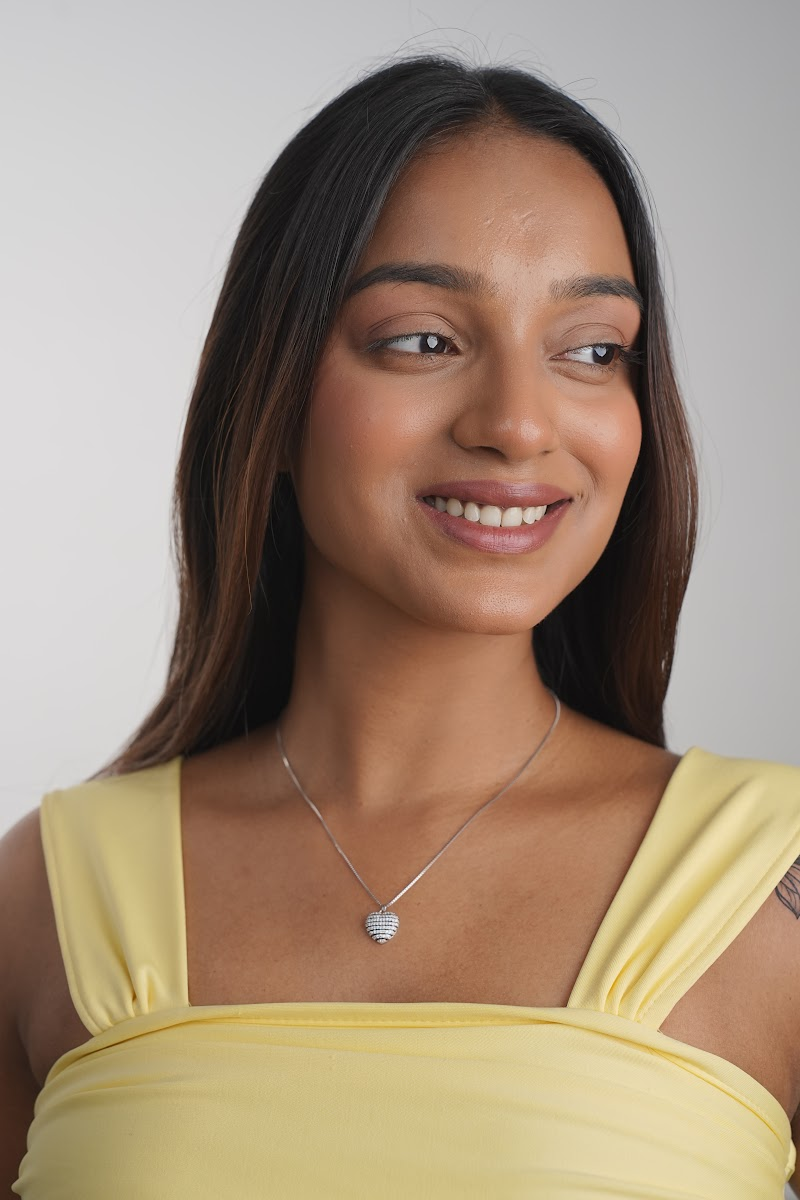
#> input picture jewellery-design-html-dist/model_candidates_thumbs/model_1_solitaire_heart_yellow_dress.jpg, 800 x 1200 px, found by its file name
$ python test_dark_luxury_blend.py
#> lines starting #> are read from the running program, lines starting #| are printed output that depends on the picture; after the words box and inside, x2 and y2 are one past the last pixel; in counts of white or black regions, pixels touching at a corner belong together
import os
from PIL import Image, ImageEnhance, ImageFilter
import numpy as np

src_path = 'scratch/chosen_hero_models/model_1_solitaire_heart_yellow_dress.jpg'
img = Image.open(src_path).convert('RGB')
#> img is the input picture: PIL image 800x1200 RGB; mean R, G, B 162.4, 142.1, 122.1
w, h = img.size
#> w = 800; h = 1200

# Convert to HSV or inspect pixels
arr = np.array(img, dtype=np.float32)
r, g, b = arr[:, :, 0], arr[:, :, 1], arr[:, :, 2]

# Saturation and brightness
mx = np.maximum(np.maximum(r, g), b)
mn = np.minimum(np.minimum(r, g), b)
sat = np.where(mx > 0, (mx - mn) / mx, 0)
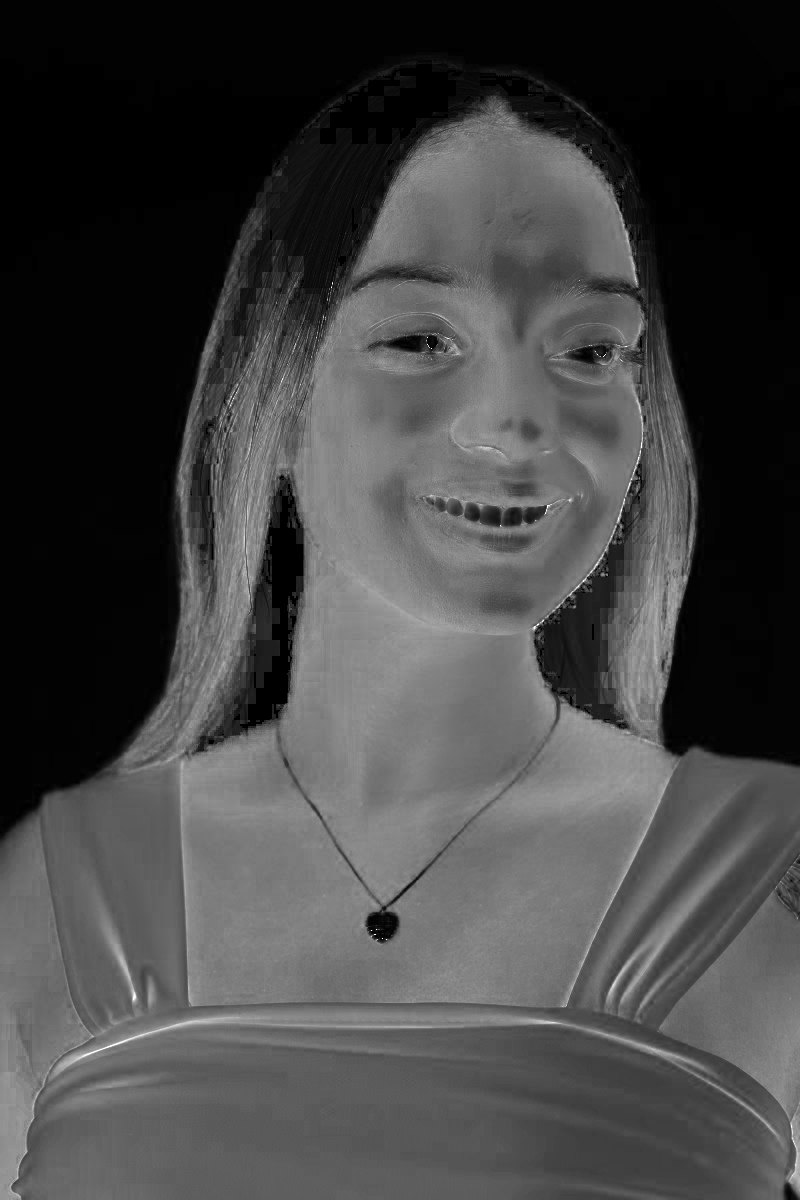
#> sat: shape (1200, 800) float32; min 0, max 1, mean 0.27
val = mx

# The studio wall has low saturation (sat < 0.12) and high brightness (val > 150)
wall_mask = (sat < 0.12) & (val > 140)
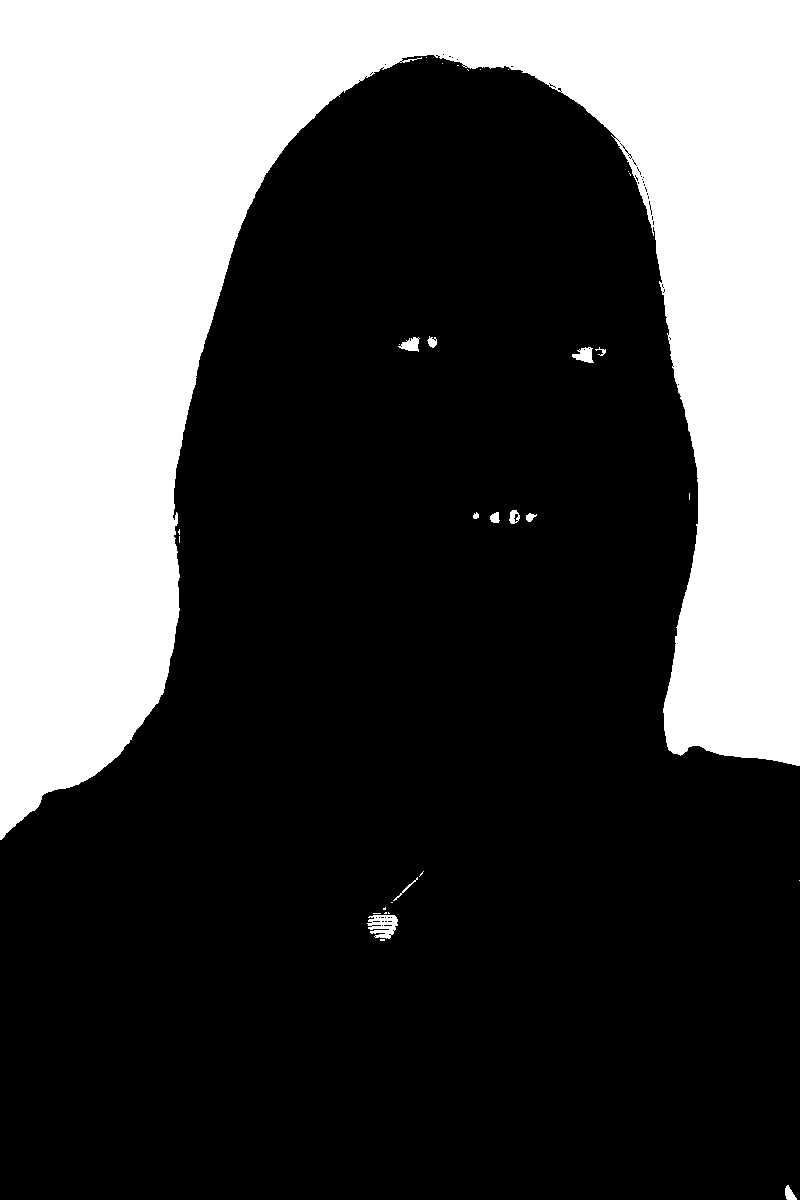
#> wall_mask: shape (1200, 800) bool; 31.2% white; 32 white regions (20 under 20 px), largest, box (x1, y1, x2, y2) and area: (0, 0, 800, 840) 298303, (367, 915, 398, 939) 493, (572, 347, 594, 363) 216

# Smooth the mask to avoid harsh edges
wall_mask_img = Image.fromarray((wall_mask * 255).astype(np.uint8)).filter(ImageFilter.GaussianBlur(15))
wall_mask_arr = np.array(wall_mask_img, dtype=np.float32) / 255.0

# Create luxury dark bronze-espresso studio wall: RGB (28, 22, 16) with subtle warm glow
target_bg = np.zeros_like(arr)
# Top-left darker (20, 16, 12), near model warm bronze glow (45, 34, 24)
for row in range(h):
    for col in range(w):
        factor = col / float(w)
        target_bg[row, col, 0] = 22 + factor * 25
        target_bg[row, col, 1] = 18 + factor * 20
        target_bg[row, col, 2] = 14 + factor * 16
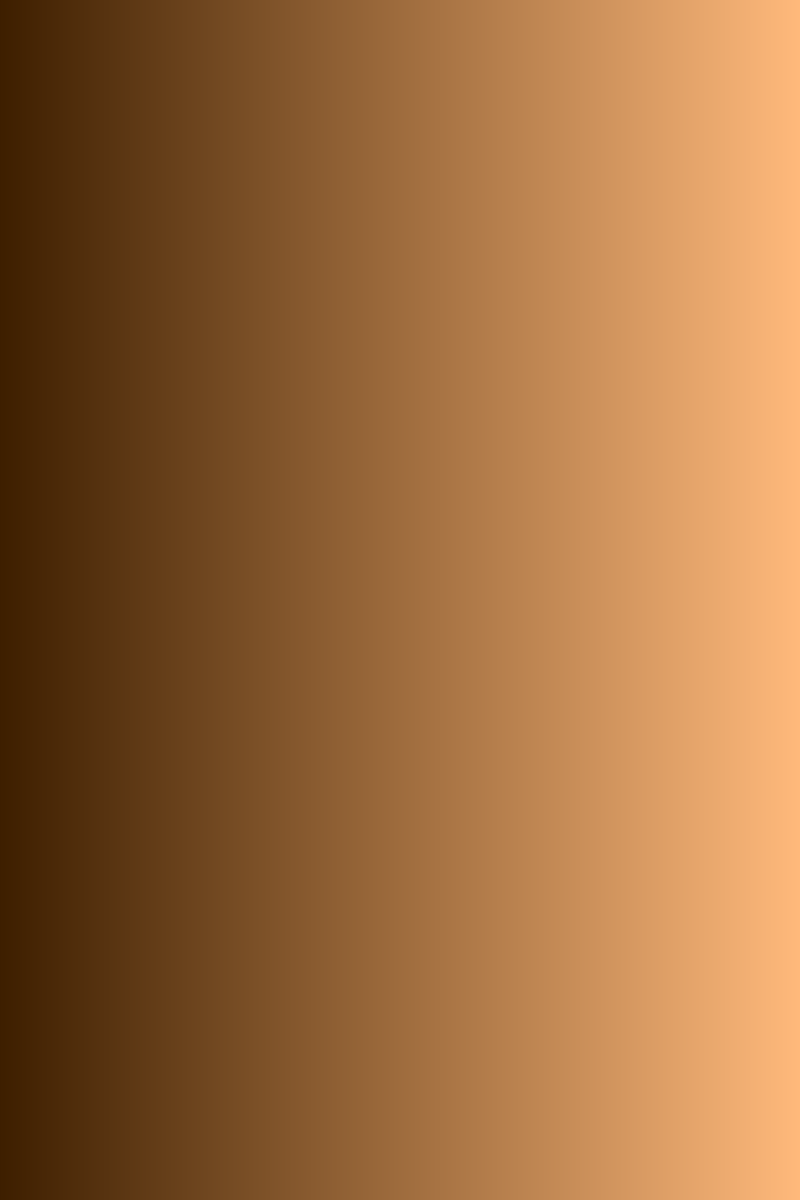
#> target_bg: shape (1200, 800, 3) float32; mean of channels 0, 1, 2 34.5, 28, 22; drawn with min black and max white

# Blend wall with target_bg
enhanced_arr = arr * (1.0 - wall_mask_arr[:, :, None]) + target_bg * wall_mask_arr[:, :, None]
enhanced_img = Image.fromarray(np.clip(enhanced_arr, 0, 255).astype(np.uint8))

# Save enhanced vertical image
enhanced_img.save('scratch/hero_test/model_1_dark_luxury_mob.jpg', quality=95)

# --- Now Desktop Horizontal (1376 x 768) ---
model_h = 768
model_w = int(w * (model_h / h))
#> model_w = 512
model_resized = enhanced_img.resize((model_w, model_h), Image.Resampling.LANCZOS)

# Create 1376x768 widescreen canvas with matching dark espresso gradient
pc_arr = np.zeros((768, 1376, 3), dtype=np.uint8)
for x in range(1376):
    factor = x / 1375.0
    pc_arr[:, x, 0] = int(18 + factor * 29)
    pc_arr[:, x, 1] = int(14 + factor * 24)
    pc_arr[:, x, 2] = int(10 + factor * 20)

desktop_canvas = Image.fromarray(pc_arr)

# Feather paste
feather_px = 160
mask = np.ones((model_h, model_w), dtype=np.float32)
for col in range(feather_px):
    mask[:, col] = (col / float(feather_px)) ** 1.3

mask_img = Image.fromarray((mask * 255).astype(np.uint8))
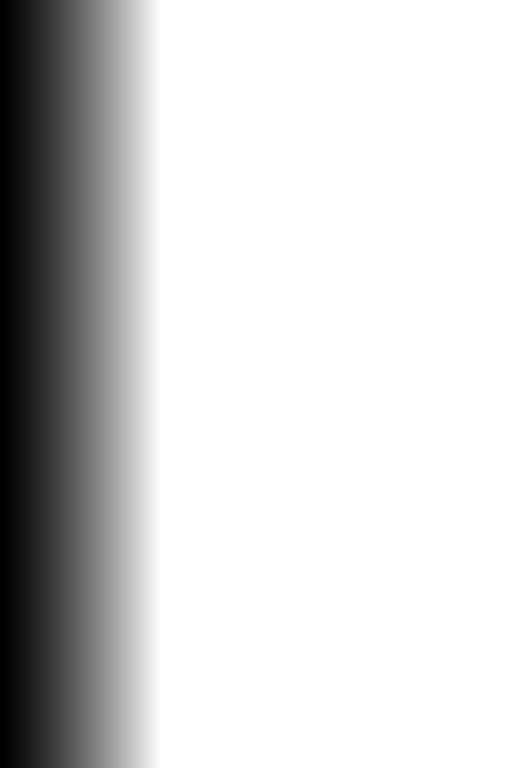
#> mask_img: PIL image 512x768 L; min 0, max 255, mean 209.6
desktop_canvas.paste(model_resized, (1376 - model_w, 0), mask_img)
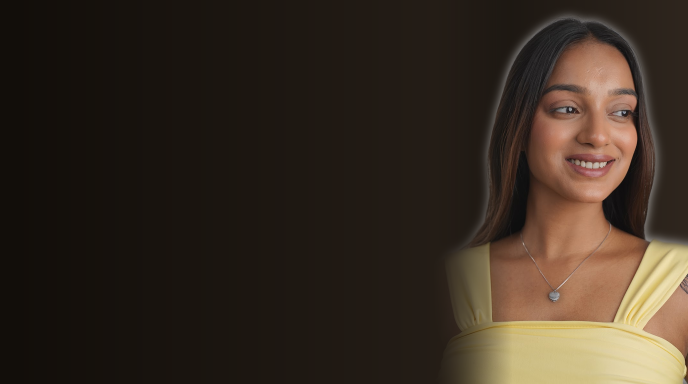
#> desktop_canvas: PIL image 1376x768 RGB (shown at 1/2 size); mean R, G, B 56, 44.6, 33.8

desktop_canvas.save('scratch/hero_test/model_1_dark_luxury_pc.jpg', quality=95)
print("Saved dark luxury test!")

$ run again, with jewellery-design-html-dist/model_candidates_thumbs/DSC02724.JPG copied over jewellery-design-html-dist/model_candidates_thumbs/model_1_solitaire_heart_yellow_dress.jpg
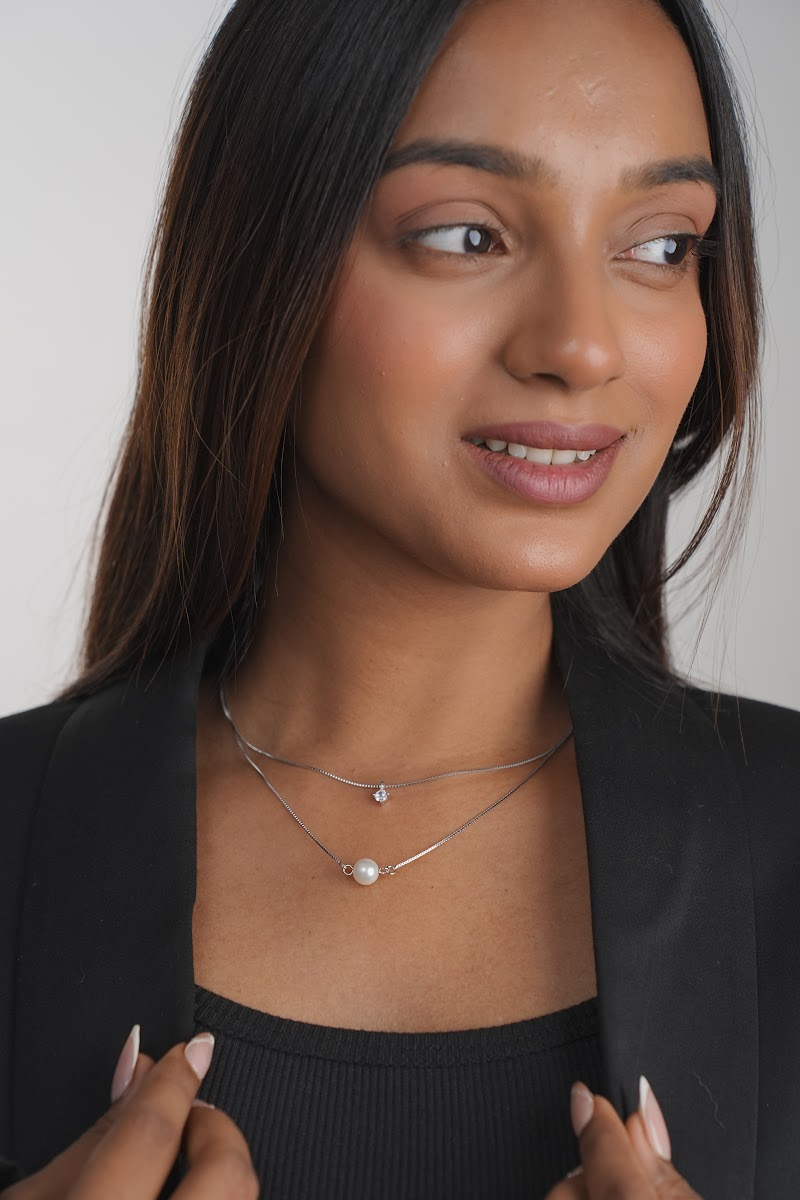
#> input picture jewellery-design-html-dist/model_candidates_thumbs/DSC02724.JPG, 800 x 1200 px, found by its file name
#> img is the input picture: PIL image 800x1200 RGB; mean R, G, B 106.5, 86.8, 78
#> `wall_mask = (sat < 0.12) & (val > 140)`:
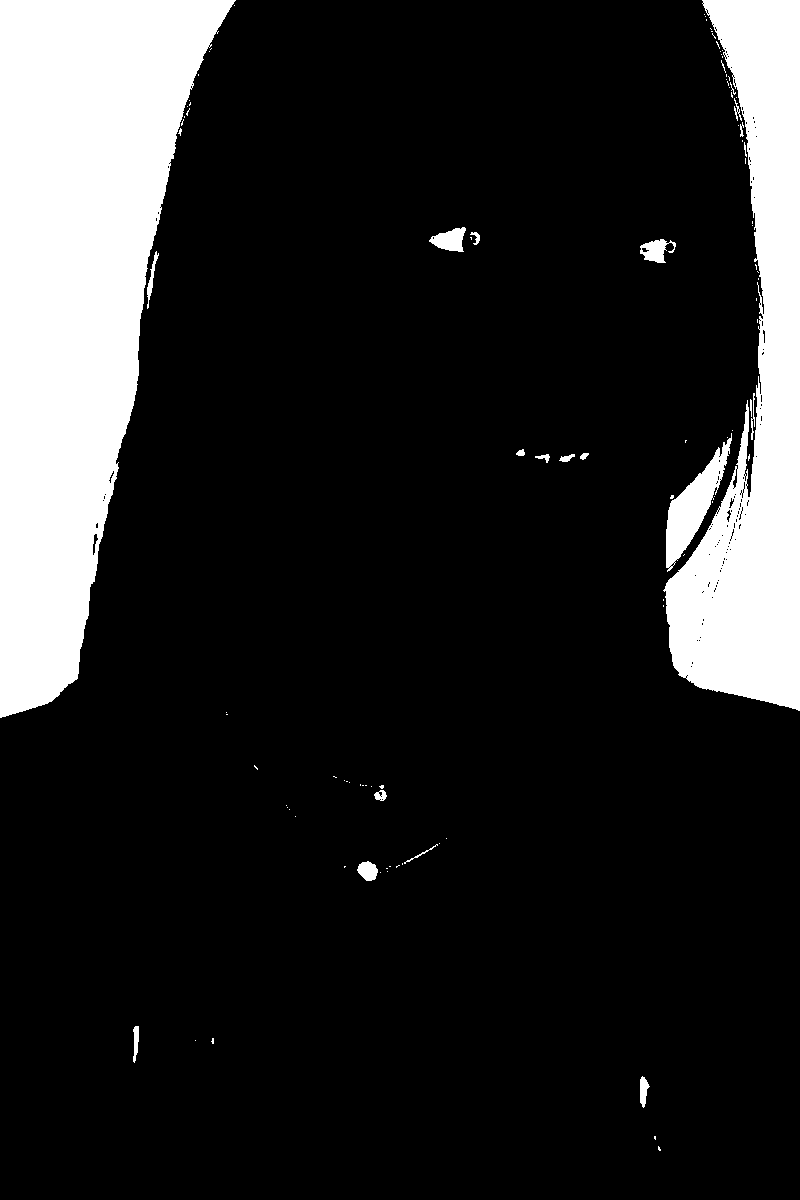
#> wall_mask: shape (1200, 800) bool; 16% white; 102 white regions (81 under 20 px), largest, box (x1, y1, x2, y2) and area: (0, 0, 236, 718) 97971, (663, 0, 800, 711) 49750, (666, 433, 732, 572) 3107
#> `desktop_canvas.paste(model_resized, (1376 - model_w, 0), mask_img)`:
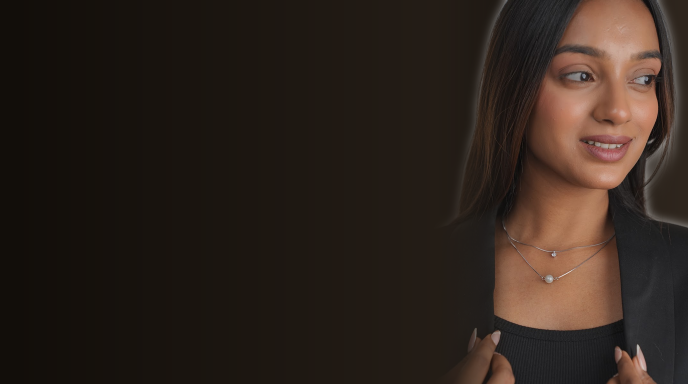
#> desktop_canvas: PIL image 1376x768 RGB (shown at 1/2 size); mean R, G, B 46.7, 35.6, 28.5

$ run again, with jewellery-design-html-dist/model_candidates_thumbs/DSC02725.JPG copied over jewellery-design-html-dist/model_candidates_thumbs/model_1_solitaire_heart_yellow_dress.jpg
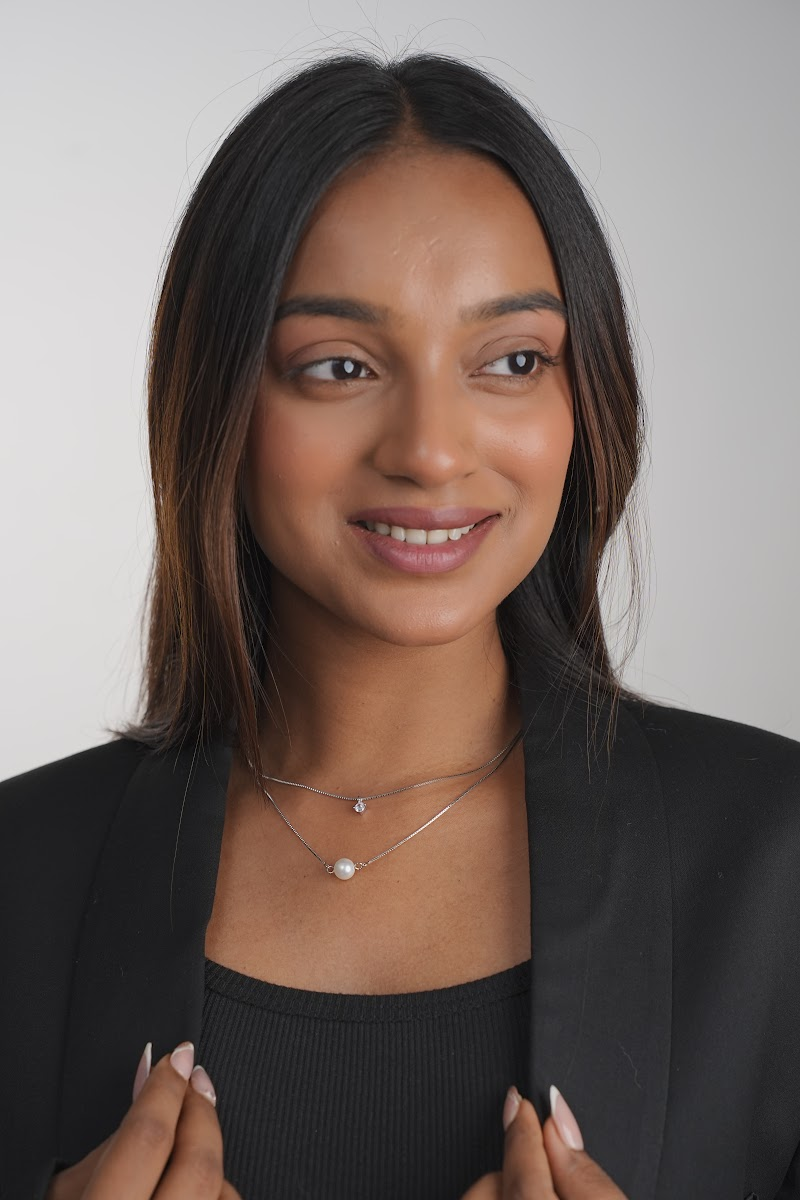
#> input picture jewellery-design-html-dist/model_candidates_thumbs/DSC02725.JPG, 800 x 1200 px, found by its file name
#> img is the input picture: PIL image 800x1200 RGB; mean R, G, B 117.6, 104, 98.6
#> `wall_mask = (sat < 0.12) & (val > 140)`:
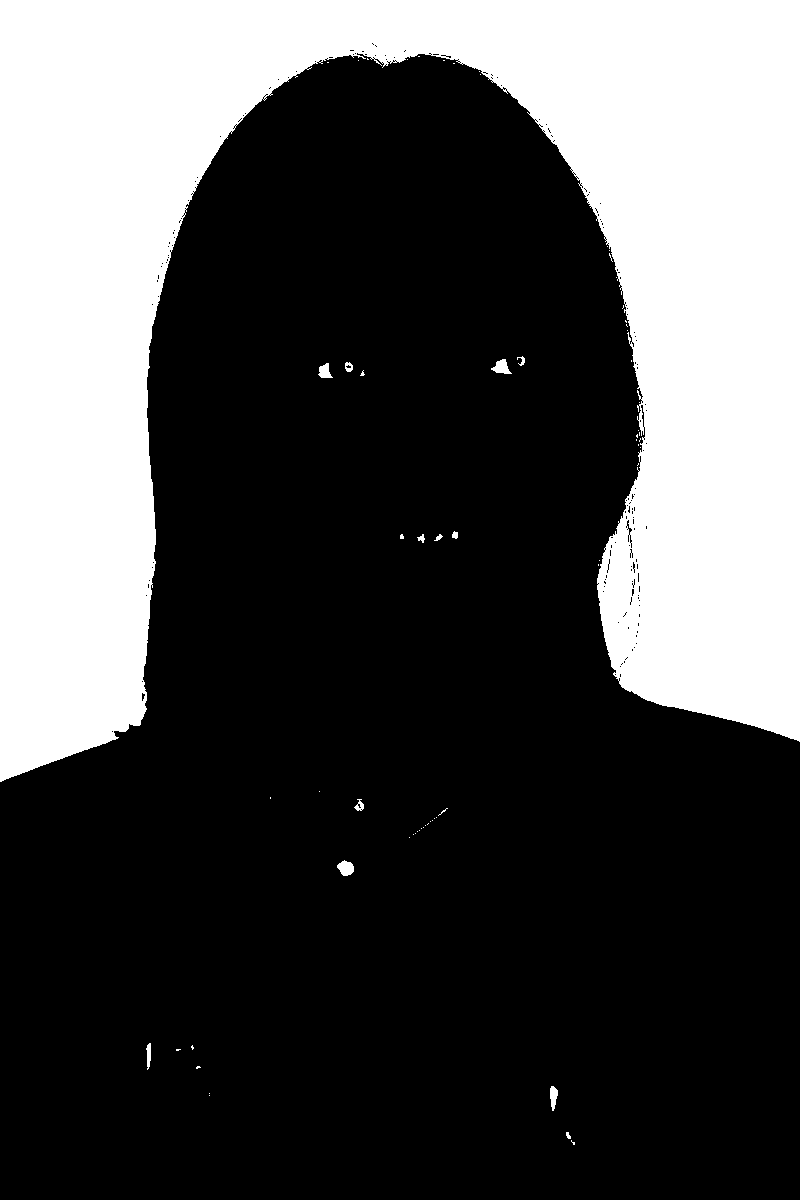
#> wall_mask: shape (1200, 800) bool; 31% white; 66 white regions (53 under 20 px), largest, box (x1, y1, x2, y2) and area: (0, 0, 800, 782) 296364, (337, 860, 354, 876) 190, (491, 359, 512, 374) 180
#> `desktop_canvas.paste(model_resized, (1376 - model_w, 0), mask_img)`:
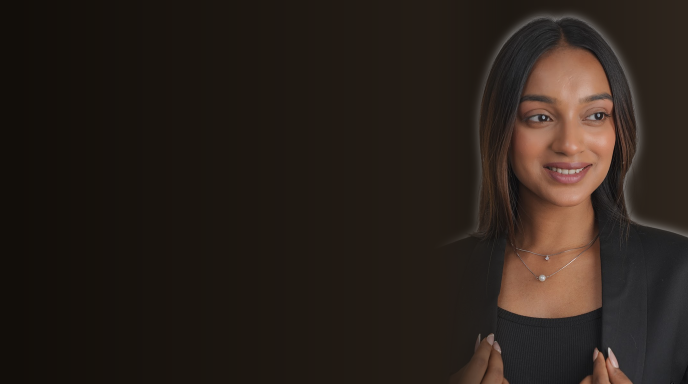
#> desktop_canvas: PIL image 1376x768 RGB (shown at 1/2 size); mean R, G, B 42.1, 32.8, 26.5
